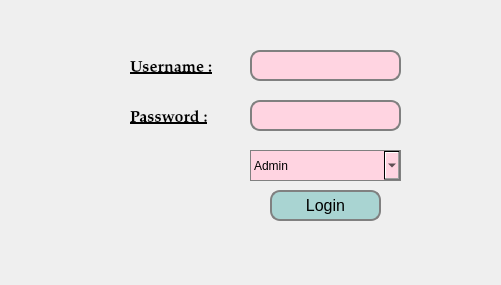
<?xml version="1.0" encoding="UTF-8"?>
<ui version="4.0">
 <class>Login</class>
 <widget class="QDialog" name="Login">
  <property name="geometry">
   <rect>
    <x>0</x>
    <y>0</y>
    <width>501</width>
    <height>285</height>
   </rect>
  </property>
  <property name="windowTitle">
   <string>Login</string>
  </property>
  <widget class="QLineEdit" name="lineEdit_2">
   <property name="geometry">
    <rect>
     <x>250</x>
     <y>100</y>
     <width>151</width>
     <height>31</height>
    </rect>
   </property>
   <property name="styleSheet">
    <string notr="true">QLineEdit{ background-color:rgb(255, 212, 225);
border: 2px solid gray;
border-radius: 10px;
padding: 0 8px;
selection-background-color: darkgray;
font-size: 16px;}
QLineEdit:focus { background-color:rgb(192, 192, 255);}

</string>
   </property>
   <property name="echoMode">
    <enum>QLineEdit::Password</enum>
   </property>
  </widget>
  <widget class="QComboBox" name="LoginCombo">
   <property name="geometry">
    <rect>
     <x>250</x>
     <y>150</y>
     <width>151</width>
     <height>31</height>
    </rect>
   </property>
   <property name="autoFillBackground">
    <bool>false</bool>
   </property>
   <property name="styleSheet">
    <string notr="true">QComboBox
{
    color:black;
    background-color: qlineargradient(x1:0, y1:0, x2:1,y2:1, stop: 1 rgba(255, 212, 225), stop: 0 rgba(255, 212, 225));
    border-color: rgba(255,255,255,200);
    border-width: 1px;
    border: 1px solid gray;
    padding: 1px 0px 1px 3px; /*This makes text colour work*/
}</string>
   </property>
   <property name="editable">
    <bool>false</bool>
   </property>
   <item>
    <property name="text">
     <string>Admin</string>
    </property>
   </item>
   <item>
    <property name="text">
     <string>Responsable RH</string>
    </property>
   </item>
   <item>
    <property name="text">
     <string>Agent Commercial</string>
    </property>
   </item>
   <item>
    <property name="text">
     <string>Agent Clientele</string>
    </property>
   </item>
  </widget>
  <widget class="QPushButton" name="pushButton">
   <property name="geometry">
    <rect>
     <x>270</x>
     <y>190</y>
     <width>111</width>
     <height>31</height>
    </rect>
   </property>
   <property name="styleSheet">
    <string notr="true">QPushButton{ background-color:rgb(169, 212, 210);
border: 2px solid gray;
border-radius: 10px;
padding: 0 8px;
selection-background-color: darkgray;
font-size: 16px;}
QLineEdit:focus { background-color:rgb(192, 192, 255);}

</string>
   </property>
   <property name="text">
    <string>Login</string>
   </property>
  </widget>
  <widget class="QLabel" name="label_3">
   <property name="geometry">
    <rect>
     <x>130</x>
     <y>110</y>
     <width>81</width>
     <height>16</height>
    </rect>
   </property>
   <property name="font">
    <font>
     <family>Palatino Linotype</family>
     <pointsize>12</pointsize>
     <weight>75</weight>
     <italic>false</italic>
     <bold>true</bold>
     <underline>true</underline>
    </font>
   </property>
   <property name="text">
    <string>Password :</string>
   </property>
  </widget>
  <widget class="QLabel" name="label">
   <property name="enabled">
    <bool>true</bool>
   </property>
   <property name="geometry">
    <rect>
     <x>0</x>
     <y>0</y>
     <width>751</width>
     <height>461</height>
    </rect>
   </property>
   <property name="autoFillBackground">
    <bool>false</bool>
   </property>
   <property name="text">
    <string/>
   </property>
   <property name="pixmap">
    <pixmap>../login.jpg</pixmap>
   </property>
   <property name="scaledContents">
    <bool>true</bool>
   </property>
   <property name="wordWrap">
    <bool>false</bool>
   </property>
  </widget>
  <widget class="QLabel" name="label_2">
   <property name="geometry">
    <rect>
     <x>130</x>
     <y>60</y>
     <width>91</width>
     <height>16</height>
    </rect>
   </property>
   <property name="font">
    <font>
     <family>Palatino Linotype</family>
     <pointsize>12</pointsize>
     <weight>75</weight>
     <bold>true</bold>
     <underline>true</underline>
    </font>
   </property>
   <property name="text">
    <string>Username :</string>
   </property>
  </widget>
  <widget class="QLineEdit" name="lineEdit">
   <property name="geometry">
    <rect>
     <x>250</x>
     <y>50</y>
     <width>151</width>
     <height>31</height>
    </rect>
   </property>
   <property name="styleSheet">
    <string notr="true">QLineEdit{ background-color:rgb(255, 212, 225);
border: 2px solid gray;
border-radius: 10px;
padding: 0 8px;
selection-background-color: darkgray;
font-size: 16px;}
QLineEdit:focus { background-color:rgb(192, 192, 255);}

</string>
   </property>
  </widget>
  <zorder>label</zorder>
  <zorder>lineEdit_2</zorder>
  <zorder>LoginCombo</zorder>
  <zorder>pushButton</zorder>
  <zorder>label_3</zorder>
  <zorder>label_2</zorder>
  <zorder>lineEdit</zorder>
 </widget>
 <resources/>
 <connections/>
</ui>
